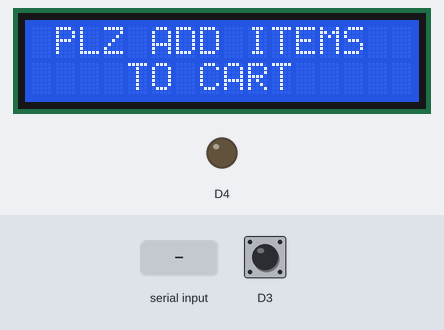
Recording of a sketch running on a simulated ESP8266 (NodeMCU). On the bench: 16×2 character LCD, output pins drawn as LEDs (lit = HIGH). Inputs (shaded band) come from the test bench; at power-on: D3 HIGH. WiFi joins after 1.5 s; servers stay silent unless stated; what the sketch prints to the serial monitor is not drawn.

Above: at 4.3 s.
4.4 s: "14004AA231CD" received over Serial
At 5.8 s:
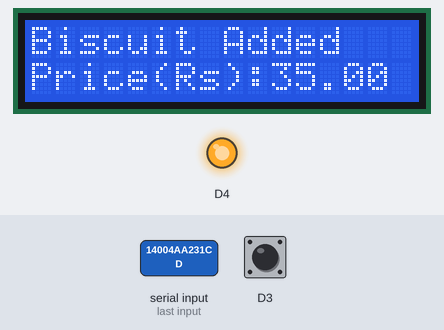
7.4 s: "3B003B612A4B" received over Serial
At 8.8 s:
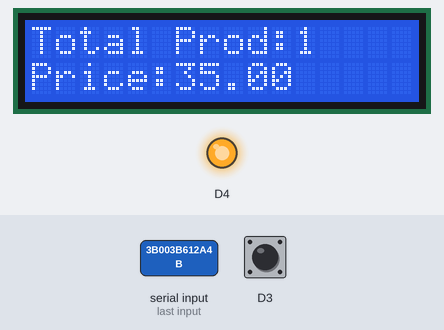
10.4 s: "140049DFC446" received over Serial
At 11.6 s:
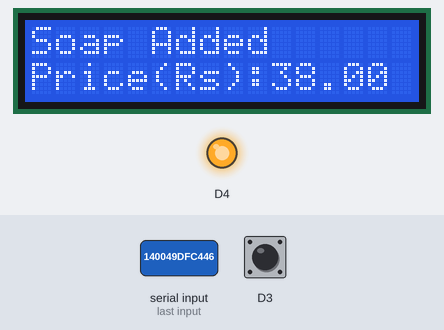
13.4 s: "3B003B47FEB9" received over Serial
At 13.9 s:
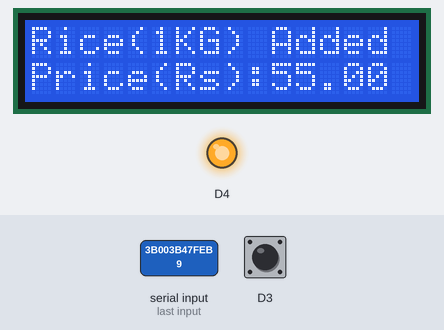
16.4 s: "3B003B61B4D5" received over Serial
At 17.6 s:
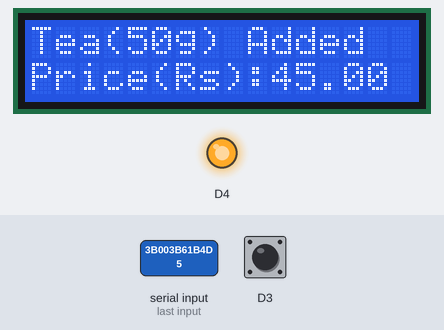
Timing chart, 0 to 20.0 s (numbered marks = the images above; inputs shaded):
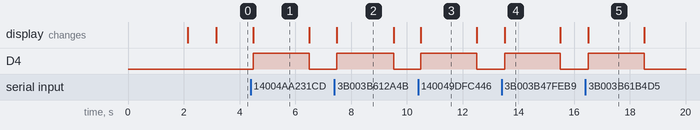

The sketch:

sketch_feb15a_Shopping_Cart_using_RFID_.ino
```cpp
#include<ESP8266WiFi.h>
#include<WiFiClient.h>
#include<ESP8266WebServer.h>
#include<LiquidCrystal_I2C.h>
#include<Wire.h>
LiquidCrystal_I2C lcd(0x27, 16, 2);

const char* ssid = "Paresh";//Replace with your network SSID
const char* password = "9664361012";//Replace with your network password

ESP8266WebServer server(80);

String page = "";
char input[12];
int count = 0;


int a;
int p1=0,p2=0,p3=0,p4=0;
int c1=0,c2=0,c3=0,c4=0;

double total = 0;
int count_prod = 0;
void setup()
{
  pinMode(D3,INPUT_PULLUP);
  pinMode(D4,OUTPUT);

  Serial.begin(9600);
  WiFi.begin(ssid, password);
  Wire.begin(D2, D1);
  lcd.begin();
  lcd.home();
  lcd.backlight();
  lcd.setCursor(0, 0);
  lcd.print("   WELCOME TO       ");
  lcd.setCursor(0, 1);
  lcd.print("   SMART CART       ");

  delay(2000);

  lcd.clear();

  while (WiFi.status() != WL_CONNECTED)
  {
    delay(500);
  lcd.setCursor(0, 0);
  lcd.print("WiFi Connecting...  ");
  }
  Serial.print(WiFi.localIP());
  lcd.setCursor(0, 0);
  lcd.print("WiFi Connected");
  lcd.setCursor(0, 1);
  lcd.print(WiFi.localIP());
  delay(1000);

  lcd.setCursor(0, 0);
  lcd.print(" PLZ ADD ITEMS     ");
  lcd.setCursor(0, 1);
  lcd.print("    TO CART          ");

server.on("/", []()
  {
    page = "<html><head><title>E Cart using IoT</title></head><style type=\"text/css\">";
    page += "table{border-collapse: collapse;}th {background-color:  #3498db ;color: white;}table,td {border: 4px solid black;font-size: x-large;";
    page += "text-align:center;border-style: groove;border-color: rgb(255,0,0);}</style><body><center>";
    page += "<h1>Smart Shopping Cart using IoT</h1><br><br><table style=\"width: 1200px;height: 450px;\"><tr>";
    page += "<th>ITEMS</th><th>QUANTITY</th><th>COST</th></tr><tr><td>Biscuit</td><td>"+String(p1)+"</td><td>"+String(c1)+"</td></tr>";
    page += "<tr><td>Soap</td><td>"+String(p2)+"</td><td>"+String(c2)+"</td></tr><tr><td>Rice(1KG)</td><td>"+String(p3)+"</td><td>"+String(c3)+"</td>";
    page += "</tr><tr><td>Tea(50g)</td><td>"+String(p4)+"</td><td>"+String(c4)+"</td></tr><tr><th>Grand Total</th><th>"+String(count_prod)+"</th><th>"+String(total)+"</th>";
    page += "</tr></table><br><input type=\"button\" name=\"Pay Now\" value=\"Pay Now\" style=\"width: 200px;height: 50px\"></center></body></html>";
    page += "<meta http-equiv=\"refresh\" content=\"2\">";
    server.send(200, "text/html", page);
  });
  server.begin();
}

void loop()
{
  a = digitalRead(D3);
  if (Serial.available())
  {
    count = 0;
    while (Serial.available() && count < 12)
    {
      input[count] = Serial.read();
      count++;
      delay(5);
    }
    if (count == 12)
    {
      if ((strncmp(input, "14004AA231CD", 12) == 0) && (a == 1))
      {
        lcd.setCursor(0, 0);
        lcd.print("Biscuit Added       ");
        lcd.setCursor(0, 1);
        lcd.print("Price(Rs):35.00      ");
        p1++;
        digitalWrite(D4,HIGH);
        delay(2000);
        total = total + 35.00;
        count_prod++;
        digitalWrite(D4,LOW);
        lcd.clear();
      }
      else if ((strncmp(input, "14004AA231CD", 12) == 0) && (a == 0))
      {
        if(p1>0)
        {
        lcd.clear();
        lcd.setCursor(0, 0);
        lcd.print("Biscuit Removed!!!        ");
        digitalWrite(D4,HIGH);
        delay(2000);
        p1--;
        total = total - 35.00;
        count_prod--;
        lcd.clear();
        digitalWrite(D4,LOW);
        }
        else
        {
        lcd.clear();
        lcd.setCursor(0, 0);
        lcd.print("Not in cart!!!        ");
        digitalWrite(D4,HIGH);
        delay(2000);
        digitalWrite(D4,LOW);
        lcd.clear();
        }
      }
      else if ((strncmp(input, "140049DFC446", 12) == 0) && (a == 1))
      {
        lcd.setCursor(0, 0);
        lcd.print("Soap Added          ");
        lcd.setCursor(0, 1);
        lcd.print("Price(Rs):38.00         ");
        total = total + 38.00;
        digitalWrite(D4,HIGH);
        delay(2000);
        p2++;
        count_prod++;
        digitalWrite(D4,LOW);
        lcd.clear();
      }
      else if ((strncmp(input, "140049DFC446", 12) == 0) && (a == 0))
      {
         if(p2>0)
        {
        lcd.clear();
        lcd.setCursor(0, 0);
        lcd.print("Soap Removed!!!        ");
        digitalWrite(D4,HIGH);
        delay(2000);
        p2--;
        total = total - 38.00;
        count_prod--;
        lcd.clear();
        digitalWrite(D4,LOW);
        }
        else
        {
        lcd.clear();
        lcd.setCursor(0, 0);
        lcd.print("Not in cart!!!        ");
        digitalWrite(D4,HIGH);
        delay(2000);
        lcd.clear();
        digitalWrite(D4,LOW);
        }
      }
      else if ((strncmp(input, "3B003B47FEB9", 12) == 0) && (a == 1))
      {
        lcd.setCursor(0, 0);
        lcd.print("Rice(1KG) Added       ");
        lcd.setCursor(0, 1);
        lcd.print("Price(Rs):55.00      ");
        total = total + 55.00;
        digitalWrite(D4,HIGH);
        delay(2000);
        count_prod++;
        p3++;
        lcd.clear();
        digitalWrite(D4,LOW);
      }
      else if ((strncmp(input, "3B003B47FEB9", 12) == 0) && (a==0))
      {
        if(p3>0)
        {
        lcd.clear();
        lcd.setCursor(0, 0);
        lcd.print("Rice(1KG) Removed!!!        ");
        digitalWrite(D4,HIGH);
        delay(2000);
        total = total - 55.00;
        p3--;
        count_prod--;
        lcd.clear();
        digitalWrite(D4,LOW);
        }
        else
        {
        lcd.clear();
        lcd.setCursor(0, 0);
        lcd.print("Not in cart!!!        ");
        digitalWrite(D4,HIGH);
        delay(2000);
        lcd.clear();
        digitalWrite(D4,LOW);
        }
      }
      else if ((strncmp(input, "3B003B61B4D5", 12) == 0) && (a == 1))
      {
        lcd.setCursor(0, 0);
        lcd.print("Tea(50g) Added            ");
        lcd.setCursor(0, 1);
        lcd.print("Price(Rs):45.00        ");
        total = total + 45.00;
        count_prod++;
        digitalWrite(D4,HIGH);
        p4++;
        delay(2000);
        lcd.clear();
        digitalWrite(D4,LOW);
      }
      else if ((strncmp(input, "3B003B61B4D5", 12) == 0) && (a == 0))
      {
        if(p4>0)
        {
        lcd.clear();
        total = total - 45.00;
        lcd.setCursor(0, 0);
        count_prod--;
        p4--;
        lcd.print("Tea(50g) Removed!!!        ");
        digitalWrite(D4,HIGH);
        delay(2000);
        lcd.clear();
        digitalWrite(D4,LOW);
        }
        else
        {
        lcd.clear();
        lcd.setCursor(0, 0);
        lcd.print("Not in cart!!!        ");
        digitalWrite(D4,HIGH);
        delay(2000);
        lcd.clear();
        digitalWrite(D4,LOW);
        }
      }
      else if (strncmp(input, "3B003B612A4B", 12) == 0)
      {
        lcd.clear();
        lcd.setCursor(0, 0);
        lcd.print("Total Prod:");
        lcd.setCursor(11, 0);
        lcd.print(count_prod);
        lcd.setCursor(0, 1);
        lcd.print("Price:");
        lcd.setCursor(6, 1);
        lcd.print(total);

        digitalWrite(D4,HIGH);
        delay(2000);

        lcd.clear();
        digitalWrite(D5,LOW);
        lcd.setCursor(0, 0);
        lcd.print("   Thank you        ");
        lcd.setCursor(0, 1);
        lcd.print("  for Shopping        ");
        digitalWrite(D4,LOW);
      }
    }
    c1=p1*35.00;
    c2=p2*38.00;
    c3=p3*55.00;
    c4=p4*45.00;
  }
server.handleClient();
}
```

Measured:
- after the input at 4.4 s, D4: LOW → HIGH after 0.10 s, → LOW 2.0 s later; the display: changes after 0.10 s (image 1)
- after the input at 7.4 s, D4: LOW → HIGH after 0.09 s, → LOW 2.0 s later; the display: changes after 0.09 s (image 2)
- after the input at 10.4 s, D4: LOW → HIGH after 0.10 s, → LOW 2.0 s later; the display: changes after 0.10 s (image 3)
- after the input at 13.4 s, D4: LOW → HIGH after 0.10 s, → LOW 2.0 s later; the display: changes after 0.10 s (image 4)
- after the input at 16.4 s, D4: LOW → HIGH after 0.11 s, → LOW 2.0 s later; the display: changes after 0.11 s (image 5)
- what the display in image 1 shows lasts 2.0 s, from 4.5 s to 6.5 s
